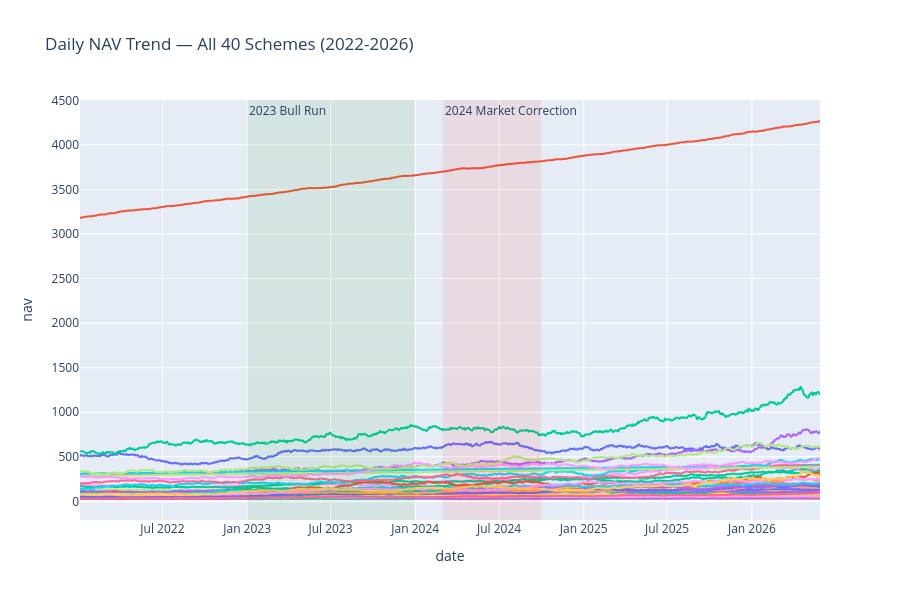

Notebook cell for this chart:
### Markdown cell above
## 1. NAV Trend Analysis — All 40 Schemes (2022–2026)

### Code cell
nav_plot_df = nav_history.merge(fund_master[['amfi_code','scheme_name']], on='amfi_code', how='left')

fig = px.line(nav_plot_df, x='date', y='nav', color='scheme_name',
              title='Daily NAV Trend — All 40 Schemes (2022-2026)')
fig.update_layout(showlegend=False, height=600)

# Highlight 2023 bull run and 2024 correction
fig.add_vrect(x0="2023-01-01", x1="2023-12-31", fillcolor="green", opacity=0.08,
              annotation_text="2023 Bull Run", annotation_position="top left", line_width=0)
fig.add_vrect(x0="2024-03-01", x1="2024-09-30", fillcolor="red", opacity=0.08,
              annotation_text="2024 Market Correction", annotation_position="top left", line_width=0)

try:
    fig.write_image(CHART_DIR + "01_nav_trend_all_schemes.png", scale=2)
except Exception as e:
    print("Note: PNG export needs Chrome+kaleido installed locally. Skipped here:", e)
fig.show()

### Figure 1 — Plotly figure (JSON) as saved in the notebook; plotly's stock layout.template omitted (floating-point values rounded to 4 significant figures; data arrays with more than 128 entries replaced by an {"elided": "..."} marker saying what was removed)
{"data": [{"hovertemplate": "scheme_name=HDFC Top 100 Fund - Regular Plan - Growth<br>date=%{x}<br>nav=%{y}<extra></extra>", "legendgroup": "HDFC Top 100 Fund - Regular Plan - Growth", "line": {"color": "#636efa", "dash": "solid"}, "marker": {"symbol": "circle"}, "mode": "lines", "name": "HDFC Top 100 Fund - Regular Plan - Growth", "showlegend": true, "type": "scattergl", "x": {"elided": "1150 str values"}, "xaxis": "x", "y": {"elided": "1150 float values"}, "yaxis": "y"}, {"hovertemplate": "scheme_name=HDFC Short Term Debt Fund - Regular - Growth<br>date=%{x}<br>nav=%{y}<extra></extra>", "legendgroup": "HDFC Short Term Debt Fund - Regular - Growth", "line": {"color": "#EF553B", "dash": "solid"}, "marker": {"symbol": "circle"}, "mode": "lines", "name": "HDFC Short Term Debt Fund - Regular - Growth", "showlegend": true, "type": "scattergl", "x": {"elided": "1150 str values"}, "xaxis": "x", "y": {"elided": "1150 float values"}, "yaxis": "y"}, {"hovertemplate": "scheme_name=HDFC Mid-Cap Opportunities Fund - Regular - Growth<br>date=%{x}<br>nav=%{y}<extra></extra>", "legendgroup": "HDFC Mid-Cap Opportunities Fund - Regular - Growth", "line": {"color": "#00cc96", "dash": "solid"}, "marker": {"symbol": "circle"}, "mode": "lines", "name": "HDFC Mid-Cap Opportunities Fund - Regular - Growth", "showlegend": true, "type": "scattergl", "x": {"elided": "1150 str values"}, "xaxis": "x", "y": {"elided": "1150 float values"}, "yaxis": "y"}, {"hovertemplate": "scheme_name=ABSL Frontline Equity Fund - Regular - Growth<br>date=%{x}<br>nav=%{y}<extra></extra>", "legendgroup": "ABSL Frontline Equity Fund - Regular - Growth", "line": {"color": "#ab63fa", "dash": "solid"}, "marker": {"symbol": "circle"}, "mode": "lines", "name": "ABSL Frontline Equity Fund - Regular - Growth", "showlegend": true, "type": "scattergl", "x": {"elided": "1150 str values"}, "xaxis": "x", "y": {"elided": "1150 float values"}, "yaxis": "y"}, {"hovertemplate": "scheme_name=ABSL Small Cap Fund - Regular - Growth<br>date=%{x}<br>nav=%{y}<extra></extra>", "legendgroup": "ABSL Small Cap Fund - Regular - Growth", "line": {"color": "#FFA15A", "dash": "solid"}, "marker": {"symbol": "circle"}, "mode": "lines", "name": "ABSL Small Cap Fund - Regular - Growth", "showlegend": true, "type": "scattergl", "x": {"elided": "1150 str values"}, "xaxis": "x", "y": {"elided": "1150 float values"}, "yaxis": "y"}, {"hovertemplate": "scheme_name=ABSL Liquid Fund - Regular - Growth<br>date=%{x}<br>nav=%{y}<extra></extra>", "legendgroup": "ABSL Liquid Fund - Regular - Growth", "line": {"color": "#19d3f3", "dash": "solid"}, "marker": {"symbol": "circle"}, "mode": "lines", "name": "ABSL Liquid Fund - Regular - Growth", "showlegend": true, "type": "scattergl", "x": {"elided": "1150 str values"}, "xaxis": "x", "y": {"elided": "1150 float values"}, "yaxis": "y"}, {"hovertemplate": "scheme_name=UTI Nifty 50 Index Fund - Regular - Growth<br>date=%{x}<br>nav=%{y}<extra></extra>", "legendgroup": "UTI Nifty 50 Index Fund - Regular - Growth", "line": {"color": "#FF6692", "dash": "solid"}, "marker": {"symbol": "circle"}, "mode": "lines", "name": "UTI Nifty 50 Index Fund - Regular - Growth", "showlegend": true, "type": "scattergl", "x": {"elided": "1150 str values"}, "xaxis": "x", "y": {"elided": "1150 float values"}, "yaxis": "y"}, {"hovertemplate": "scheme_name=UTI Mid Cap Fund - Regular - Growth<br>date=%{x}<br>nav=%{y}<extra></extra>", "legendgroup": "UTI Mid Cap Fund - Regular - Growth", "line": {"color": "#B6E880", "dash": "solid"}, "marker": {"symbol": "circle"}, "mode": "lines", "name": "UTI Mid Cap Fund - Regular - Growth", "showlegend": true, "type": "scattergl", "x": {"elided": "1150 str values"}, "xaxis": "x", "y": {"elided": "1150 float values"}, "yaxis": "y"}, {"hovertemplate": "scheme_name=UTI Flexi Cap Fund - Regular - Growth<br>date=%{x}<br>nav=%{y}<extra></extra>", "legendgroup": "UTI Flexi Cap Fund - Regular - Growth", "line": {"color": "#FF97FF", "dash": "solid"}, "marker": {"symbol": "circle"}, "mode": "lines", "name": "UTI Flexi Cap Fund - Regular - Growth", "showlegend": true, "type": "scattergl", "x": {"elided": "1150 str values"}, "xaxis": "x", "y": {"elided": "1150 float values"}, "yaxis": "y"}, {"hovertemplate": "scheme_name=Nippon India Large Cap Fund - Regular - Growth<br>date=%{x}<br>nav=%{y}<extra></extra>", "legendgroup": "Nippon India Large Cap Fund - Regular - Growth", "line": {"color": "#FECB52", "dash": "solid"}, "marker": {"symbol": "circle"}, "mode": "lines", "name": "Nippon India Large Cap Fund - Regular - Growth", "showlegend": true, "type": "scattergl", "x": {"elided": "1150 str values"}, "xaxis": "x", "y": {"elided": "1150 float values"}, "yaxis": "y"}, {"hovertemplate": "scheme_name=Nippon India Large Cap Fund - Direct - Growth<br>date=%{x}<br>nav=%{y}<extra></extra>", "legendgroup": "Nippon India Large Cap Fund - Direct - Growth", "line": {"color": "#636efa", "dash": "solid"}, "marker": {"symbol": "circle"}, "mode": "lines", "name": "Nippon India Large Cap Fund - Direct - Growth", "showlegend": true, "type": "scattergl", "x": {"elided": "1150 str values"}, "xaxis": "x", "y": {"elided": "1150 float values"}, "yaxis": "y"}, {"hovertemplate": "scheme_name=Nippon India Small Cap Fund - Regular - Growth<br>date=%{x}<br>nav=%{y}<extra></extra>", "legendgroup": "Nippon India Small Cap Fund - Regular - Growth", "line": {"color": "#EF553B", "dash": "solid"}, "marker": {"symbol": "circle"}, "mode": "lines", "name": "Nippon India Small Cap Fund - Regular - Growth", "showlegend": true, "type": "scattergl", "x": {"elided": "1150 str values"}, "xaxis": "x", "y": {"elided": "1150 float values"}, "yaxis": "y"}, {"hovertemplate": "scheme_name=Nippon India ETF Nifty 50 BeES<br>date=%{x}<br>nav=%{y}<extra></extra>", "legendgroup": "Nippon India ETF Nifty 50 BeES", "line": {"color": "#00cc96", "dash": "solid"}, "marker": {"symbol": "circle"}, "mode": "lines", "name": "Nippon India ETF Nifty 50 BeES", "showlegend": true, "type": "scattergl", "x": {"elided": "1150 str values"}, "xaxis": "x", "y": {"elided": "1150 float values"}, "yaxis": "y"}, {"hovertemplate": "scheme_name=Nippon India Gilt Securities Fund - Regular - Growth<br>date=%{x}<br>nav=%{y}<extra></extra>", "legendgroup": "Nippon India Gilt Securities Fund - Regular - Growth", "line": {"color": "#ab63fa", "dash": "solid"}, "marker": {"symbol": "circle"}, "mode": "lines", "name": "Nippon India Gilt Securities Fund - Regular - Growth", "showlegend": true, "type": "scattergl", "x": {"elided": "1150 str values"}, "xaxis": "x", "y": {"elided": "1150 float values"}, "yaxis": "y"}, {"hovertemplate": "scheme_name=Axis Bluechip Fund - Regular - Growth<br>date=%{x}<br>nav=%{y}<extra></extra>", "legendgroup": "Axis Bluechip Fund - Regular - Growth", "line": {"color": "#FFA15A", "dash": "solid"}, "marker": {"symbol": "circle"}, "mode": "lines", "name": "Axis Bluechip Fund - Regular - Growth", "showlegend": true, "type": "scattergl", "x": {"elided": "1150 str values"}, "xaxis": "x", "y": {"elided": "1150 float values"}, "yaxis": "y"}, {"hovertemplate": "scheme_name=Axis Bluechip Fund - Direct - Growth<br>date=%{x}<br>nav=%{y}<extra></extra>", "legendgroup": "Axis Bluechip Fund - Direct - Growth", "line": {"color": "#19d3f3", "dash": "solid"}, "marker": {"symbol": "circle"}, "mode": "lines", "name": "Axis Bluechip Fund - Direct - Growth", "showlegend": true, "type": "scattergl", "x": {"elided": "1150 str values"}, "xaxis": "x", "y": {"elided": "1150 float values"}, "yaxis": "y"}, {"hovertemplate": "scheme_name=Axis Midcap Fund - Regular - Growth<br>date=%{x}<br>nav=%{y}<extra></extra>", "legendgroup": "Axis Midcap Fund - Regular - Growth", "line": {"color": "#FF6692", "dash": "solid"}, "marker": {"symbol": "circle"}, "mode": "lines", "name": "Axis Midcap Fund - Regular - Growth", "showlegend": true, "type": "scattergl", "x": {"elided": "1150 str values"}, "xaxis": "x", "y": {"elided": "1150 float values"}, "yaxis": "y"}, {"hovertemplate": "scheme_name=Axis Small Cap Fund - Regular - Growth<br>date=%{x}<br>nav=%{y}<extra></extra>", "legendgroup": "Axis Small Cap Fund - Regular - Growth", "line": {"color": "#B6E880", "dash": "solid"}, "marker": {"symbol": "circle"}, "mode": "lines", "name": "Axis Small Cap Fund - Regular - Growth", "showlegend": true, "type": "scattergl", "x": {"elided": "1150 str values"}, "xaxis": "x", "y": {"elided": "1150 float values"}, "yaxis": "y"}, {"hovertemplate": "scheme_name=SBI Magnum Gilt Fund - Regular Plan - Growth<br>date=%{x}<br>nav=%{y}<extra></extra>", "legendgroup": "SBI Magnum Gilt Fund - Regular Plan - Growth", "line": {"color": "#FF97FF", "dash": "solid"}, "marker": {"symbol": "circle"}, "mode": "lines", "name": "SBI Magnum Gilt Fund - Regular Plan - Growth", "showlegend": true, "type": "scattergl", "x": {"elided": "1150 str values"}, "xaxis": "x", "y": {"elided": "1150 float values"}, "yaxis": "y"}, {"hovertemplate": "scheme_name=SBI Bluechip Fund - Regular Plan - Growth<br>date=%{x}<br>nav=%{y}<extra></extra>", "legendgroup": "SBI Bluechip Fund - Regular Plan - Growth", "line": {"color": "#FECB52", "dash": "solid"}, "marker": {"symbol": "circle"}, "mode": "lines", "name": "SBI Bluechip Fund - Regular Plan - Growth", "showlegend": true, "type": "scattergl", "x": {"elided": "1150 str values"}, "xaxis": "x", "y": {"elided": "1150 float values"}, "yaxis": "y"}, {"hovertemplate": "scheme_name=SBI Bluechip Fund - Direct Plan - Growth<br>date=%{x}<br>nav=%{y}<extra></extra>", "legendgroup": "SBI Bluechip Fund - Direct Plan - Growth", "line": {"color": "#636efa", "dash": "solid"}, "marker": {"symbol": "circle"}, "mode": "lines", "name": "SBI Bluechip Fund - Direct Plan - Growth", "showlegend": true, "type": "scattergl", "x": {"elided": "1150 str values"}, "xaxis": "x", "y": {"elided": "1150 float values"}, "yaxis": "y"}, {"hovertemplate": "scheme_name=SBI Small Cap Fund - Regular Plan - Growth<br>date=%{x}<br>nav=%{y}<extra></extra>", "legendgroup": "SBI Small Cap Fund - Regular Plan - Growth", "line": {"color": "#EF553B", "dash": "solid"}, "marker": {"symbol": "circle"}, "mode": "lines", "name": "SBI Small Cap Fund - Regular Plan - Growth", "showlegend": true, "type": "scattergl", "x": {"elided": "1150 str values"}, "xaxis": "x", "y": {"elided": "1150 float values"}, "yaxis": "y"}, {"hovertemplate": "scheme_name=SBI Small Cap Fund - Direct Plan - Growth<br>date=%{x}<br>nav=%{y}<extra></extra>", "legendgroup": "SBI Small Cap Fund - Direct Plan - Growth", "line": {"color": "#00cc96", "dash": "solid"}, "marker": {"symbol": "circle"}, "mode": "lines", "name": "SBI Small Cap Fund - Direct Plan - Growth", "showlegend": true, "type": "scattergl", "x": {"elided": "1150 str values"}, "xaxis": "x", "y": {"elided": "1150 float values"}, "yaxis": "y"}, {"hovertemplate": "scheme_name=ICICI Pru Bluechip Fund - Regular - Growth<br>date=%{x}<br>nav=%{y}<extra></extra>", "legendgroup": "ICICI Pru Bluechip Fund - Regular - Growth", "line": {"color": "#ab63fa", "dash": "solid"}, "marker": {"symbol": "circle"}, "mode": "lines", "name": "ICICI Pru Bluechip Fund - Regular - Growth", "showlegend": true, "type": "scattergl", "x": {"elided": "1150 str values"}, "xaxis": "x", "y": {"elided": "1150 float values"}, "yaxis": "y"}, {"hovertemplate": "scheme_name=ICICI Pru Bluechip Fund - Direct - Growth<br>date=%{x}<br>nav=%{y}<extra></extra>", "legendgroup": "ICICI Pru Bluechip Fund - Direct - Growth", "line": {"color": "#FFA15A", "dash": "solid"}, "marker": {"symbol": "circle"}, "mode": "lines", "name": "ICICI Pru Bluechip Fund - Direct - Growth", "showlegend": true, "type": "scattergl", "x": {"elided": "1150 str values"}, "xaxis": "x", "y": {"elided": "1150 float values"}, "yaxis": "y"}, {"hovertemplate": "scheme_name=ICICI Pru Midcap Fund - Regular - Growth<br>date=%{x}<br>nav=%{y}<extra></extra>", "legendgroup": "ICICI Pru Midcap Fund - Regular - Growth", "line": {"color": "#19d3f3", "dash": "solid"}, "marker": {"symbol": "circle"}, "mode": "lines", "name": "ICICI Pru Midcap Fund - Regular - Growth", "showlegend": true, "type": "scattergl", "x": {"elided": "1150 str values"}, "xaxis": "x", "y": {"elided": "1150 float values"}, "yaxis": "y"}, {"hovertemplate": "scheme_name=ICICI Pru Value Discovery Fund - Regular - Growth<br>date=%{x}<br>nav=%{y}<extra></extra>", "legendgroup": "ICICI Pru Value Discovery Fund - Regular - Growth", "line": {"color": "#FF6692", "dash": "solid"}, "marker": {"symbol": "circle"}, "mode": "lines", "name": "ICICI Pru Value Discovery Fund - Regular - Growth", "showlegend": true, "type": "scattergl", "x": {"elided": "1150 str values"}, "xaxis": "x", "y": {"elided": "1150 float values"}, "yaxis": "y"}, {"hovertemplate": "scheme_name=ICICI Pru Liquid Fund - Regular - Growth<br>date=%{x}<br>nav=%{y}<extra></extra>", "legendgroup": "ICICI Pru Liquid Fund - Regular - Growth", "line": {"color": "#B6E880", "dash": "solid"}, "marker": {"symbol": "circle"}, "mode": "lines", "name": "ICICI Pru Liquid Fund - Regular - Growth", "showlegend": true, "type": "scattergl", "x": {"elided": "1150 str values"}, "xaxis": "x", "y": {"elided": "1150 float values"}, "yaxis": "y"}, {"hovertemplate": "scheme_name=Kotak Bluechip Fund - Regular - Growth<br>date=%{x}<br>nav=%{y}<extra></extra>", "legendgroup": "Kotak Bluechip Fund - Regular - Growth", "line": {"color": "#FF97FF", "dash": "solid"}, "marker": {"symbol": "circle"}, "mode": "lines", "name": "Kotak Bluechip Fund - Regular - Growth", "showlegend": true, "type": "scattergl", "x": {"elided": "1150 str values"}, "xaxis": "x", "y": {"elided": "1150 float values"}, "yaxis": "y"}, {"hovertemplate": "scheme_name=Kotak Emerging Equity Fund - Regular - Growth<br>date=%{x}<br>nav=%{y}<extra></extra>", "legendgroup": "Kotak Emerging Equity Fund - Regular - Growth", "line": {"color": "#FECB52", "dash": "solid"}, "marker": {"symbol": "circle"}, "mode": "lines", "name": "Kotak Emerging Equity Fund - Regular - Growth", "showlegend": true, "type": "scattergl", "x": {"elided": "1150 str values"}, "xaxis": "x", "y": {"elided": "1150 float values"}, "yaxis": "y"}, {"hovertemplate": "scheme_name=Kotak Flexicap Fund - Regular - Growth<br>date=%{x}<br>nav=%{y}<extra></extra>", "legendgroup": "Kotak Flexicap Fund - Regular - Growth", "line": {"color": "#636efa", "dash": "solid"}, "marker": {"symbol": "circle"}, "mode": "lines", "name": "Kotak Flexicap Fund - Regular - Growth", "showlegend": true, "type": "scattergl", "x": {"elided": "1150 str values"}, "xaxis": "x", "y": {"elided": "1150 float values"}, "yaxis": "y"}, {"hovertemplate": "scheme_name=Kotak Liquid Fund - Regular - Growth<br>date=%{x}<br>nav=%{y}<extra></extra>", "legendgroup": "Kotak Liquid Fund - Regular - Growth", "line": {"color": "#EF553B", "dash": "solid"}, "marker": {"symbol": "circle"}, "mode": "lines", "name": "Kotak Liquid Fund - Regular - Growth", "showlegend": true, "type": "scattergl", "x": {"elided": "1150 str values"}, "xaxis": "x", "y": {"elided": "1150 float values"}, "yaxis": "y"}, {"hovertemplate": "scheme_name=HDFC Top 100 Fund - Direct Plan - Growth<br>date=%{x}<br>nav=%{y}<extra></extra>", "legendgroup": "HDFC Top 100 Fund - Direct Plan - Growth", "line": {"color": "#00cc96", "dash": "solid"}, "marker": {"symbol": "circle"}, "mode": "lines", "name": "HDFC Top 100 Fund - Direct Plan - Growth", "showlegend": true, "type": "scattergl", "x": {"elided": "1150 str values"}, "xaxis": "x", "y": {"elided": "1150 float values"}, "yaxis": "y"}, {"hovertemplate": "scheme_name=HDFC Mid-Cap Opportunities Fund - Direct - Growth<br>date=%{x}<br>nav=%{y}<extra></extra>", "legendgroup": "HDFC Mid-Cap Opportunities Fund - Direct - Growth", "line": {"color": "#ab63fa", "dash": "solid"}, "marker": {"symbol": "circle"}, "mode": "lines", "name": "HDFC Mid-Cap Opportunities Fund - Direct - Growth", "showlegend": true, "type": "scattergl", "x": {"elided": "1150 str values"}, "xaxis": "x", "y": {"elided": "1150 float values"}, "yaxis": "y"}, {"hovertemplate": "scheme_name=Mirae Asset Large Cap Fund - Regular - Growth<br>date=%{x}<br>nav=%{y}<extra></extra>", "legendgroup": "Mirae Asset Large Cap Fund - Regular - Growth", "line": {"color": "#FFA15A", "dash": "solid"}, "marker": {"symbol": "circle"}, "mode": "lines", "name": "Mirae Asset Large Cap Fund - Regular - Growth", "showlegend": true, "type": "scattergl", "x": {"elided": "1150 str values"}, "xaxis": "x", "y": {"elided": "1150 float values"}, "yaxis": "y"}, {"hovertemplate": "scheme_name=Mirae Asset Emerging Bluechip Fund - Regular - Growth<br>date=%{x}<br>nav=%{y}<extra></extra>", "legendgroup": "Mirae Asset Emerging Bluechip Fund - Regular - Growth", "line": {"color": "#19d3f3", "dash": "solid"}, "marker": {"symbol": "circle"}, "mode": "lines", "name": "Mirae Asset Emerging Bluechip Fund - Regular - Growth", "showlegend": true, "type": "scattergl", "x": {"elided": "1150 str values"}, "xaxis": "x", "y": {"elided": "1150 float values"}, "yaxis": "y"}, {"hovertemplate": "scheme_name=Mirae Asset Tax Saver Fund - Regular - Growth<br>date=%{x}<br>nav=%{y}<extra></extra>", "legendgroup": "Mirae Asset Tax Saver Fund - Regular - Growth", "line": {"color": "#FF6692", "dash": "solid"}, "marker": {"symbol": "circle"}, "mode": "lines", "name": "Mirae Asset Tax Saver Fund - Regular - Growth", "showlegend": true, "type": "scattergl", "x": {"elided": "1150 str values"}, "xaxis": "x", "y": {"elided": "1150 float values"}, "yaxis": "y"}, {"hovertemplate": "scheme_name=DSP Top 100 Equity Fund - Regular - Growth<br>date=%{x}<br>nav=%{y}<extra></extra>", "legendgroup": "DSP Top 100 Equity Fund - Regular - Growth", "line": {"color": "#B6E880", "dash": "solid"}, "marker": {"symbol": "circle"}, "mode": "lines", "name": "DSP Top 100 Equity Fund - Regular - Growth", "showlegend": true, "type": "scattergl", "x": {"elided": "1150 str values"}, "xaxis": "x", "y": {"elided": "1150 float values"}, "yaxis": "y"}, {"hovertemplate": "scheme_name=DSP Midcap Fund - Regular - Growth<br>date=%{x}<br>nav=%{y}<extra></extra>", "legendgroup": "DSP Midcap Fund - Regular - Growth", "line": {"color": "#FF97FF", "dash": "solid"}, "marker": {"symbol": "circle"}, "mode": "lines", "name": "DSP Midcap Fund - Regular - Growth", "showlegend": true, "type": "scattergl", "x": {"elided": "1150 str values"}, "xaxis": "x", "y": {"elided": "1150 float values"}, "yaxis": "y"}, {"hovertemplate": "scheme_name=DSP Small Cap Fund - Regular - Growth<br>date=%{x}<br>nav=%{y}<extra></extra>", "legendgroup": "DSP Small Cap Fund - Regular - Growth", "line": {"color": "#FECB52", "dash": "solid"}, "marker": {"symbol": "circle"}, "mode": "lines", "name": "DSP Small Cap Fund - Regular - Growth", "showlegend": true, "type": "scattergl", "x": {"elided": "1150 str values"}, "xaxis": "x", "y": {"elided": "1150 float values"}, "yaxis": "y"}], "layout": {"annotations": [{"showarrow": false, "text": "2023 Bull Run", "x": "2023-01-01", "xanchor": "left", "xref": "x", "y": 1, "yanchor": "top", "yref": "y domain"}, {"showarrow": false, "text": "2024 Market Correction", "x": "2024-03-01", "xanchor": "left", "xref": "x", "y": 1, "yanchor": "top", "yref": "y domain"}], "height": 600, "legend": {"title": {"text": "scheme_name"}, "tracegroupgap": 0}, "shapes": [{"fillcolor": "green", "line": {"width": 0}, "opacity": 0.08, "type": "rect", "x0": "2023-01-01", "x1": "2023-12-31", "xref": "x", "y0": 0, "y1": 1, "yref": "y domain"}, {"fillcolor": "red", "line": {"width": 0}, "opacity": 0.08, "type": "rect", "x0": "2024-03-01", "x1": "2024-09-30", "xref": "x", "y0": 0, "y1": 1, "yref": "y domain"}], "showlegend": false, "title": {"text": "Daily NAV Trend — All 40 Schemes (2022-2026)"}, "xaxis": {"anchor": "y", "domain": [0, 1], "title": {"text": "date"}}, "yaxis": {"anchor": "x", "domain": [0, 1], "title": {"text": "nav"}}}}
